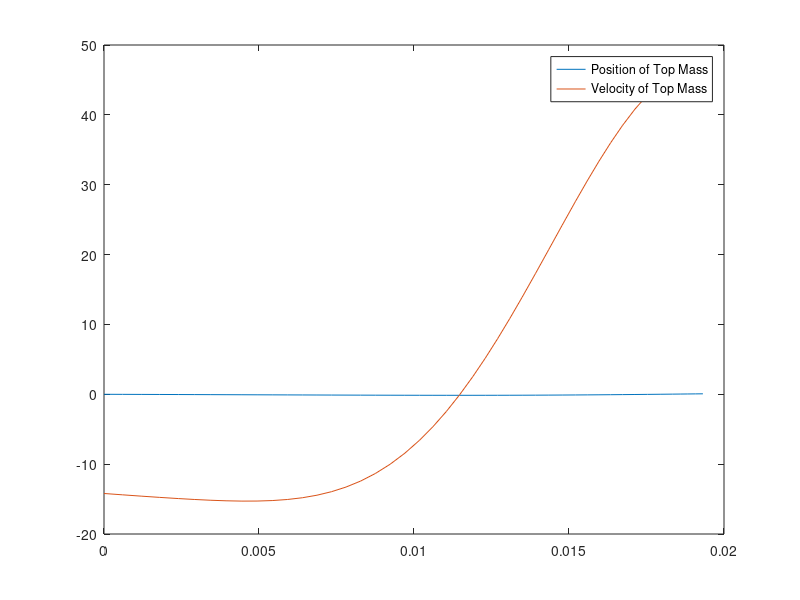

MATLAB code for this plot:
function masslauncher_project
clear all;
close all;

findlaunchvel(3,1,0.1,1310,200,15);

end

function launchvel = findlaunchvel(m1,m2,m3,k1,k2,k3)

g = 32; %ft / s^2

m1 = m1 * 0.03108095; %lbs to slugs (lb * s^2 / ft)
m2 = m2 * 0.03108095;
m3 = m3 * 0.03108095;

k1 = k1 * 12; % lbs/in to lbs/ft
k2 = k2 * 12;
k3 = k3 * 12;

init_w = [0;-14.2;0;-14.2;0;-14.2];


tspan=[0,10];
options = odeset('Event',@(t,w) launchevent(t,w));
[times,sol]=ode45(@(t,w) diffeq(t,w,m1,m2,m3,k1,k2,k3,g),tspan,init_w,options);


plot(times,sol(:,5)); %Position of the topmost mass
hold on
plot(times,sol(:,6));
legend('Position of Top Mass','Velocity of Top Mass');
launchvel=sol(end,6);
disp(launchvel);



end

function dwdt = diffeq(t,w,m1,m2,m3,k1,k2,k3,g)

x1 = w(1);
v1 = w(2);
x2 = w(3);
v2 = w(4);
x3 = w(5);
v3 = w(6);

%% TODO: Finish writing diff-eq
dv1dt= (k2 * (x2 - x1) - m1 * g - k1 * x1) / m1;
dv2dt= (k3 * (x3 - x2) - k2 * (x2 - x1) - m2 * g)/m2;
dv3dt = (-k3 * (x3 - x2) - m2 * g)/m3;
dx1dt=v1;
dx2dt=v2;
dx3dt=v3;

dwdt=[dx1dt;dv1dt;dx2dt;dv2dt;dx3dt;dv3dt]; %sets up the two differential equations

end

function [e_val, stop_val, e_dir] = launchevent(t,w)
e_val = w(5)-w(3);
e_dir = 1;
stop_val = 1;
end %sets up the option to stop 
